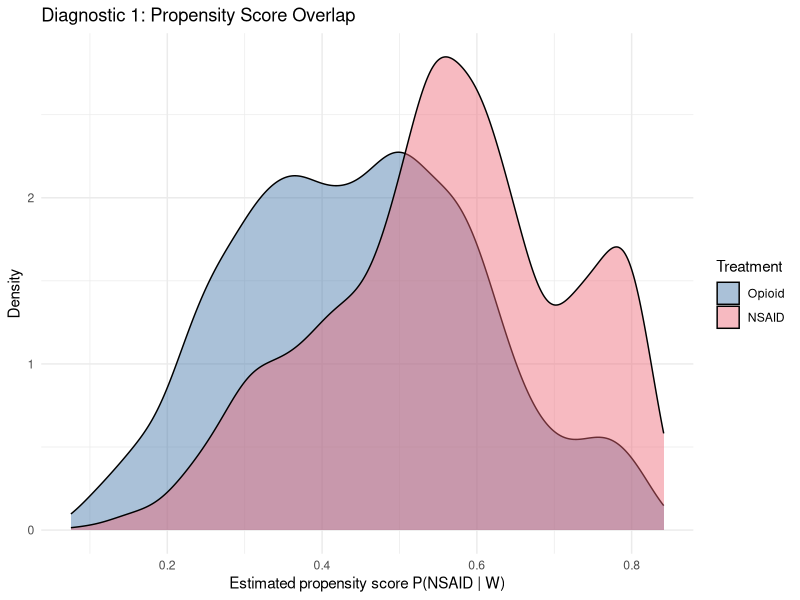
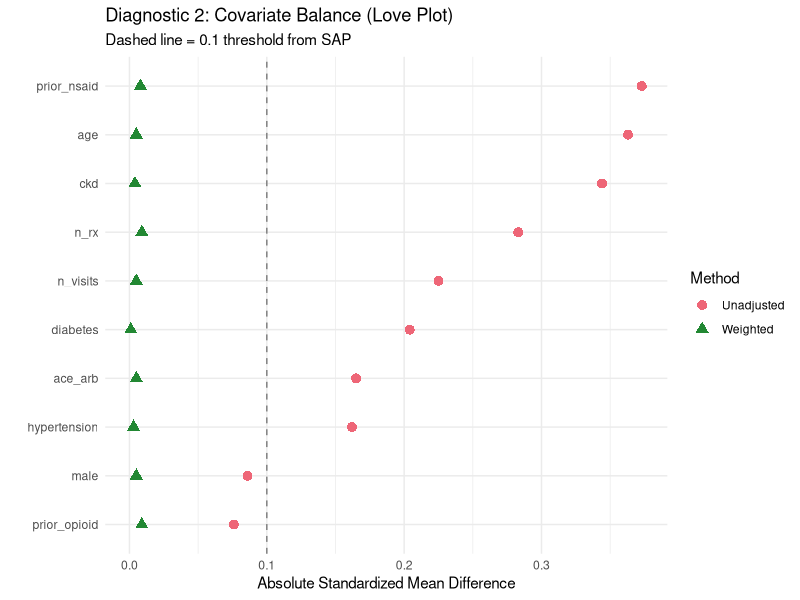
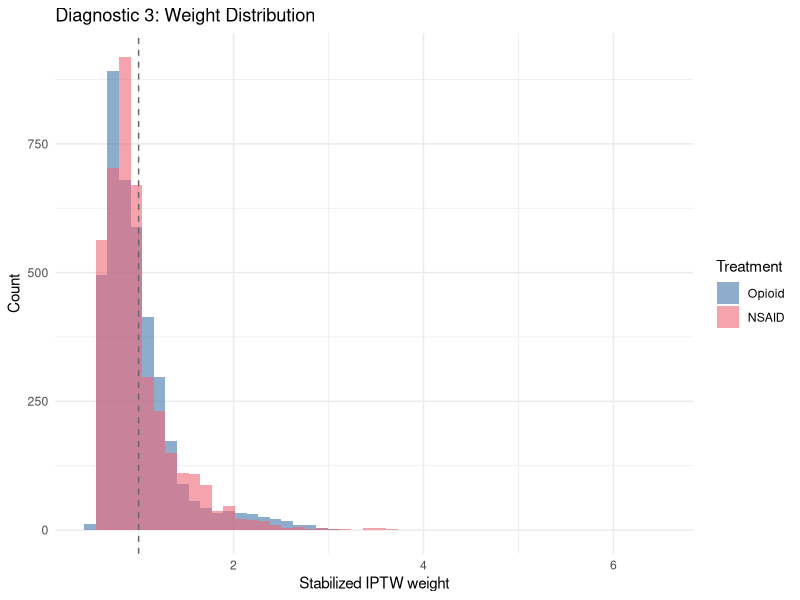
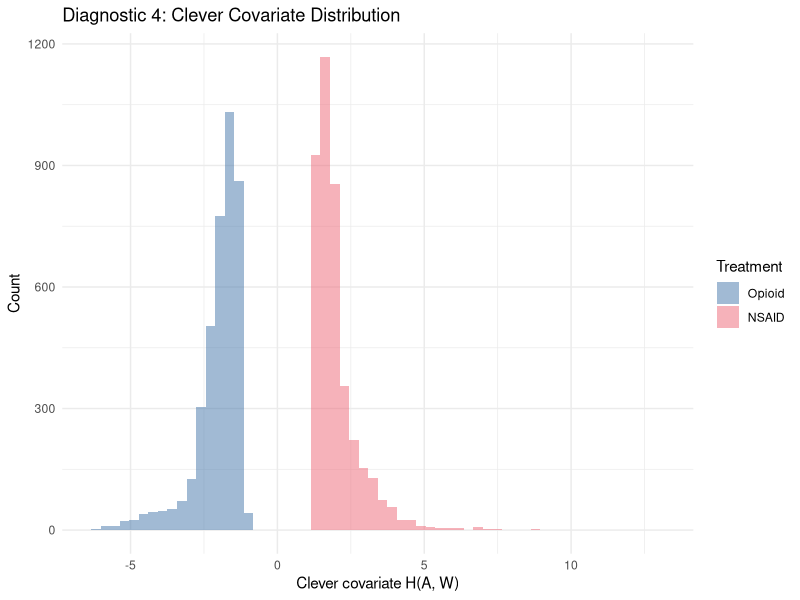
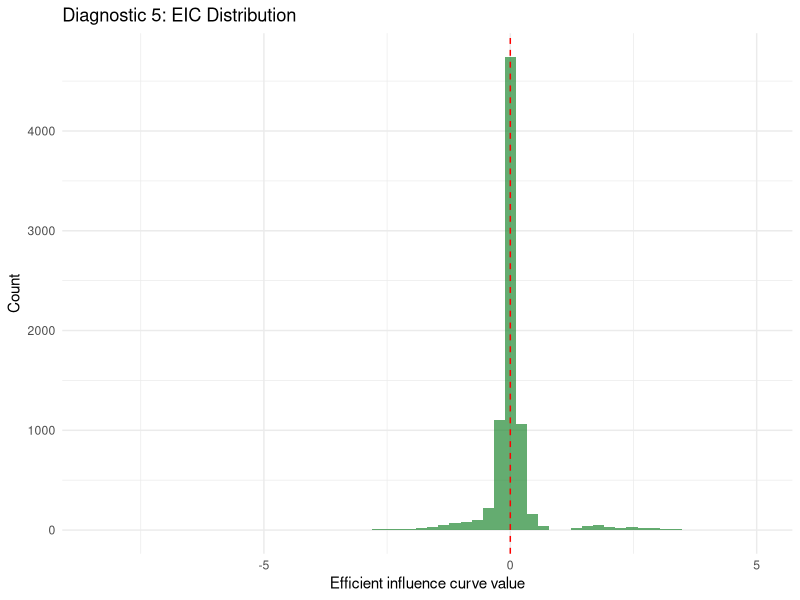
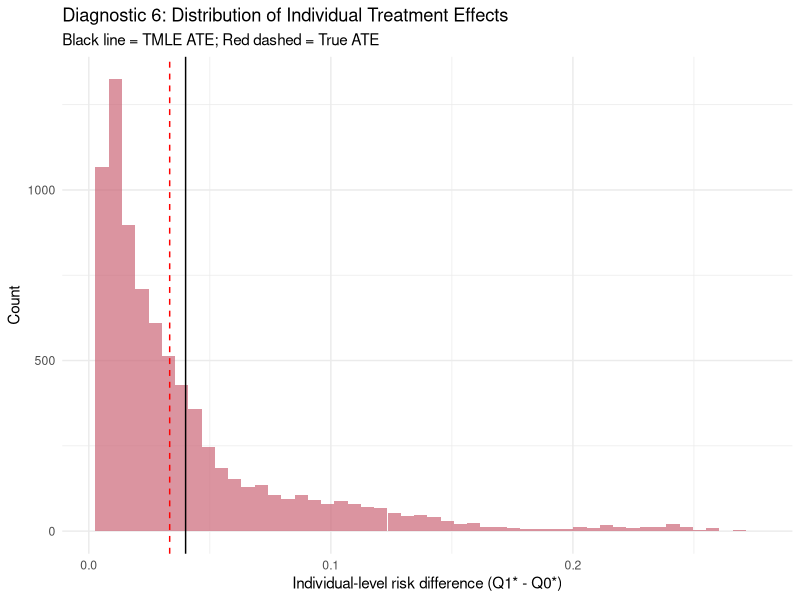
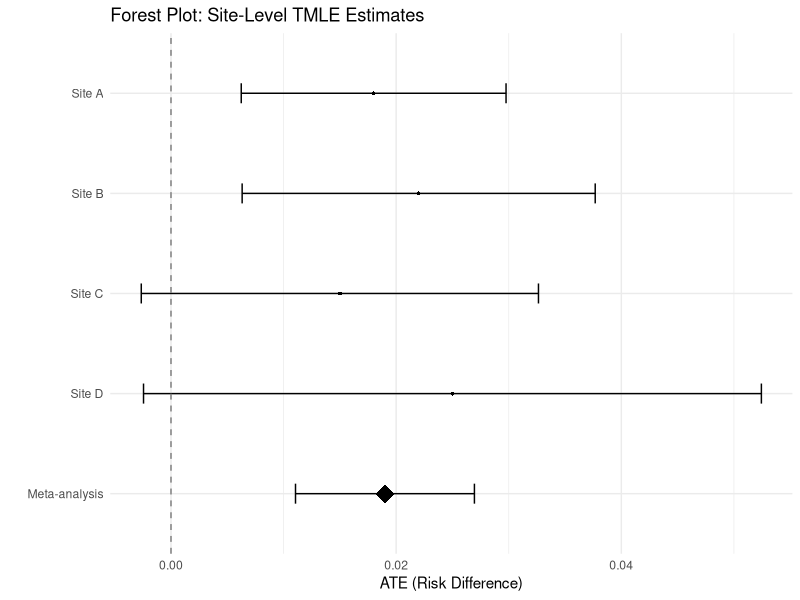

Source code (R) for these figures, in order:
## ---- chunk 1
library(tidyverse)

# ============================================================
# LOCKED SEED — specified in the Statistical Analysis Plan
# ============================================================
set.seed(20260101)

n <- 8000

# --- Baseline confounders (claims-derived) ---

# Demographics
age  <- round(runif(n, 18, 80))
male <- rbinom(n, 1, 0.45)

# Comorbidities (from diagnosis codes)
# CKD stage (0=none, 1=mild, 2=moderate, 3=severe)
ckd <- sample(0:3, n, replace = TRUE,
              prob = c(0.70, 0.15, 0.10, 0.05))
diabetes   <- rbinom(n, 1, plogis(-2.0 + 0.03 * age + 0.5 * (ckd > 0)))
hypertension <- rbinom(n, 1, plogis(-1.5 + 0.04 * age + 0.3 * male))

# Medication history
prior_nsaid <- rbinom(n, 1, 0.35)
prior_opioid <- rbinom(n, 1, 0.20)
ace_arb     <- rbinom(n, 1, plogis(-1.8 + 0.8 * hypertension + 0.5 * diabetes))

# Healthcare utilization (proxy for overall health burden)
n_rx <- rpois(n, lambda = 3 + 0.05 * age + 2 * (ckd > 1) + diabetes)
n_visits <- rpois(n, lambda = 2 + 0.02 * age + ckd + diabetes)

# --- Treatment model ---
# NSAIDs are preferentially prescribed to:
# - younger patients
# - those without CKD (contraindication concern)
# - those with prior NSAID use (familiarity)
# - those without ACE/ARB use (drug interaction concern)
# Includes nonlinear age effect and interactions
lp_trt <- 0.3 +
  -0.02 * (age - 50) +
  -0.0005 * (age - 50)^2 +
  -0.8 * (ckd >= 2) +
  -0.3 * (ckd == 1) +
  -0.2 * diabetes +
  0.5 * prior_nsaid +
  -0.3 * prior_opioid +
  -0.4 * ace_arb +
  -0.01 * n_rx +
  0.15 * male +
  0.3 * prior_nsaid * (ckd == 0)  # interaction: prior NSAID use matters more without CKD

A <- rbinom(n, 1, plogis(lp_trt))

# --- Outcome model ---
# AKI risk depends on treatment and confounders
# True effect: NSAIDs moderately increase AKI risk
lp_out <- -4.5 +
  0.45 * A +                              # true causal effect (harmful)
  0.03 * (age - 50) +
  0.0003 * (age - 50)^2 +
  0.6 * (ckd == 1) +
  1.2 * (ckd == 2) +
  2.0 * (ckd >= 3) +
  0.4 * diabetes +
  0.3 * hypertension +
  0.5 * ace_arb +
  0.05 * n_rx +
  0.25 * A * (ckd >= 2) +                # interaction: NSAIDs more harmful with CKD
  0.15 * A * ace_arb +                    # interaction: NSAIDs + ACE/ARB
  -0.1 * male

Y <- rbinom(n, 1, plogis(lp_out))

dat <- tibble(
  age, male, ckd, diabetes, hypertension,
  prior_nsaid, prior_opioid, ace_arb,
  n_rx, n_visits, A, Y
)
## ---- chunk 2
# Compute the true ATE from the data-generating process
p1_true <- plogis(-4.5 + 0.45 * 1 + 0.03 * (age - 50) + 0.0003 * (age - 50)^2 +
                    0.6 * (ckd == 1) + 1.2 * (ckd == 2) + 2.0 * (ckd >= 3) +
                    0.4 * diabetes + 0.3 * hypertension + 0.5 * ace_arb +
                    0.05 * n_rx + 0.25 * 1 * (ckd >= 2) + 0.15 * 1 * ace_arb +
                    -0.1 * male)

p0_true <- plogis(-4.5 + 0.45 * 0 + 0.03 * (age - 50) + 0.0003 * (age - 50)^2 +
                    0.6 * (ckd == 1) + 1.2 * (ckd == 2) + 2.0 * (ckd >= 3) +
                    0.4 * diabetes + 0.3 * hypertension + 0.5 * ace_arb +
                    0.05 * n_rx + 0.25 * 0 * (ckd >= 2) + 0.15 * 0 * ace_arb +
                    -0.1 * male)

true_ate <- mean(p1_true - p0_true)
cat("True ATE (risk difference):", round(true_ate, 4), "\n")
cat("True risk under NSAIDs: ", round(mean(p1_true), 4), "\n")
cat("True risk under opioids:", round(mean(p0_true), 4), "\n")
cat("AKI event rate overall: ", round(mean(Y), 4), "\n")
cat("Treatment prevalence:   ", round(mean(A), 4), "\n")
## ---- chunk 3
# Covariate distributions by treatment group
dat %>%
  group_by(A) %>%
  summarise(
    n          = n(),
    mean_age   = mean(age),
    pct_male   = mean(male),
    pct_ckd_2plus = mean(ckd >= 2),
    pct_diabetes  = mean(diabetes),
    pct_htn    = mean(hypertension),
    pct_prior_nsaid = mean(prior_nsaid),
    pct_ace_arb = mean(ace_arb),
    mean_n_rx  = mean(n_rx),
    aki_rate   = mean(Y),
    .groups = "drop"
  )
## ---- chunk 4
# ============================================================
# PRE-SPECIFIED: Propensity score model
# SAP Section 4.2: Use logistic regression with all baseline
# covariates, squared age term, and CKD indicators
# ============================================================

covariates <- c("age", "male", "ckd", "diabetes", "hypertension",
                "prior_nsaid", "prior_opioid", "ace_arb", "n_rx", "n_visits")

# Convert CKD to factor for proper modeling
dat <- dat %>%
  mutate(ckd_f = factor(ckd))

g_formula <- A ~ age + I(age^2) + male + ckd_f + diabetes + hypertension +
  prior_nsaid + prior_opioid + ace_arb + n_rx + n_visits +
  prior_nsaid:ckd_f + ace_arb:diabetes

g_mod <- glm(g_formula, family = binomial, data = dat)

dat$ps <- predict(g_mod, type = "response")

# PRE-SPECIFIED: Truncate at [0.025, 0.975]
dat$ps_trunc <- pmax(0.025, pmin(0.975, dat$ps))
## ---- chunk 5
# ============================================================
# DIAGNOSTIC 1: Propensity score overlap
# SAP Section 5.1
# ============================================================

ggplot(dat, aes(x = ps, fill = factor(A, labels = c("Opioid", "NSAID")))) +
  geom_density(alpha = 0.45) +
  labs(
    x = "Estimated propensity score P(NSAID | W)",
    y = "Density",
    fill = "Treatment",
    title = "Diagnostic 1: Propensity Score Overlap"
  ) +
  theme_minimal() +
  scale_fill_manual(values = c("#4477AA", "#EE6677"))
## ---- chunk 6
# Quantile summary
dat %>%
  group_by(Treatment = factor(A, labels = c("Opioid", "NSAID"))) %>%
  summarise(
    min  = round(min(ps), 3),
    p5   = round(quantile(ps, 0.05), 3),
    p25  = round(quantile(ps, 0.25), 3),
    median = round(median(ps), 3),
    p75  = round(quantile(ps, 0.75), 3),
    p95  = round(quantile(ps, 0.95), 3),
    max  = round(max(ps), 3),
    .groups = "drop"
  )
## ---- chunk 7
# ============================================================
# DIAGNOSTIC 2: Covariate balance before and after weighting
# SAP Section 5.2: SMD threshold < 0.1
# ============================================================

compute_smd <- function(data, var, trt, weights = NULL) {
  if (is.null(weights)) weights <- rep(1, nrow(data))
  d1 <- data[[var]][data[[trt]] == 1]
  d0 <- data[[var]][data[[trt]] == 0]
  w1 <- weights[data[[trt]] == 1]
  w0 <- weights[data[[trt]] == 0]
  m1 <- weighted.mean(d1, w1)
  m0 <- weighted.mean(d0, w0)
  s1 <- sqrt(sum(w1 * (d1 - m1)^2) / sum(w1))
  s0 <- sqrt(sum(w0 * (d0 - m0)^2) / sum(w0))
  pooled_sd <- sqrt((s1^2 + s0^2) / 2)
  if (pooled_sd == 0) return(0)
  (m1 - m0) / pooled_sd
}

# Stabilized IPTW weights for balance assessment
p_A <- mean(dat$A)
dat$sw <- ifelse(dat$A == 1,
                 p_A / dat$ps_trunc,
                 (1 - p_A) / (1 - dat$ps_trunc))

balance_vars <- c("age", "male", "ckd", "diabetes", "hypertension",
                  "prior_nsaid", "prior_opioid", "ace_arb", "n_rx", "n_visits")

smd_raw <- sapply(balance_vars, function(v) compute_smd(dat, v, "A"))
smd_wt  <- sapply(balance_vars, function(v) compute_smd(dat, v, "A", dat$sw))

balance_df <- tibble(
  Covariate  = balance_vars,
  Unadjusted = round(abs(smd_raw), 3),
  Weighted   = round(abs(smd_wt), 3)
)

balance_df
## ---- chunk 8
# Love plot
balance_long <- balance_df %>%
  pivot_longer(-Covariate, names_to = "Method", values_to = "SMD")

ggplot(balance_long, aes(x = SMD, y = reorder(Covariate, SMD),
                         color = Method, shape = Method)) +
  geom_point(size = 3) +
  geom_vline(xintercept = 0.1, linetype = "dashed", color = "grey50") +
  labs(
    x = "Absolute Standardized Mean Difference",
    y = "",
    title = "Diagnostic 2: Covariate Balance (Love Plot)",
    subtitle = "Dashed line = 0.1 threshold from SAP"
  ) +
  theme_minimal() +
  scale_color_manual(values = c("#EE6677", "#228833"))
## ---- chunk 9
# ============================================================
# DIAGNOSTIC 3: Weight distribution
# SAP Section 5.3
# ============================================================

ggplot(dat, aes(x = sw, fill = factor(A, labels = c("Opioid", "NSAID")))) +
  geom_histogram(bins = 50, alpha = 0.6, position = "identity") +
  labs(
    x = "Stabilized IPTW weight",
    y = "Count",
    fill = "Treatment",
    title = "Diagnostic 3: Weight Distribution"
  ) +
  theme_minimal() +
  scale_fill_manual(values = c("#4477AA", "#EE6677")) +
  geom_vline(xintercept = 1, linetype = "dashed", color = "grey40")

cat("Weight summary:\n")
summary(dat$sw)
cat("Fraction > 5:", round(mean(dat$sw > 5), 4), "\n")
cat("Fraction > 10:", round(mean(dat$sw > 10), 4), "\n")
## ---- chunk 10
# ============================================================
# PRIMARY ANALYSIS: TMLE
# SAP Section 6.1
# ============================================================

logit <- function(p) log(p / (1 - p))

# --- Step 3a: Initial outcome model ---
# Pre-specified model form from SAP
q_formula <- Y ~ A + age + I(age^2) + male + ckd_f + diabetes + hypertension +
  prior_nsaid + prior_opioid + ace_arb + n_rx + n_visits +
  A:ckd_f + A:ace_arb + A:diabetes

q_mod <- glm(q_formula, family = binomial, data = dat)

# Initial predictions
Q1_init <- predict(q_mod, newdata = dat %>% mutate(A = 1), type = "response")
Q0_init <- predict(q_mod, newdata = dat %>% mutate(A = 0), type = "response")
QA_init <- predict(q_mod, type = "response")

cat("Initial outcome model fitted.\n")
cat("Q1 range:", round(range(Q1_init), 4), "\n")
cat("Q0 range:", round(range(Q0_init), 4), "\n")
## ---- chunk 11
# --- Step 3b: Clever covariate ---
H_A <- dat$A / dat$ps_trunc - (1 - dat$A) / (1 - dat$ps_trunc)
H_1 <- 1 / dat$ps_trunc
H_0 <- -1 / (1 - dat$ps_trunc)

cat("Clever covariate range:", round(range(H_A), 2), "\n")
## ---- chunk 12
# --- Step 3c: Fluctuation (targeting) model ---
fluc <- glm(dat$Y ~ -1 + offset(logit(QA_init)) + H_A,
            family = binomial)
epsilon <- coef(fluc)

cat("Epsilon (fluctuation parameter):", round(epsilon, 5), "\n")
## ---- chunk 13
# --- Step 3d: Updated predictions ---
Q1_star <- plogis(logit(Q1_init) + epsilon * H_1)
Q0_star <- plogis(logit(Q0_init) + epsilon * H_0)

# --- Step 3e: TMLE estimate ---
tmle_risk1 <- mean(Q1_star)
tmle_risk0 <- mean(Q0_star)
tmle_ate   <- tmle_risk1 - tmle_risk0

cat("TMLE risk (NSAIDs): ", round(tmle_risk1, 4), "\n")
cat("TMLE risk (opioids):", round(tmle_risk0, 4), "\n")
cat("TMLE ATE:           ", round(tmle_ate, 4), "\n")
cat("True ATE:           ", round(true_ate, 4), "\n")
## ---- chunk 14
# --- Step 3f: Inference via efficient influence curve ---
eic <- (dat$A / dat$ps_trunc) * (dat$Y - Q1_star) + Q1_star - tmle_risk1 -
       ((1 - dat$A) / (1 - dat$ps_trunc)) * (dat$Y - Q0_star) - Q0_star + tmle_risk0

tmle_se <- sqrt(var(eic) / n)
tmle_ci <- tmle_ate + c(-1.96, 1.96) * tmle_se

cat("\n=== PRIMARY RESULT ===\n")
cat("TMLE ATE:", round(tmle_ate, 4), "\n")
cat("SE:      ", round(tmle_se, 4), "\n")
cat("95% CI:  [", round(tmle_ci[1], 4), ",", round(tmle_ci[2], 4), "]\n")
cat("p-value: ", round(2 * pnorm(-abs(tmle_ate / tmle_se)), 4), "\n")
## ---- chunk 15
# --- Step 3g: Verify EIC mean ≈ 0 ---
cat("EIC mean:", round(mean(eic), 8), " (should be ~0)\n")
## ---- chunk 16
# ============================================================
# SECONDARY ANALYSIS 1: G-computation
# SAP Section 6.2
# ============================================================

gcomp_risk1 <- mean(Q1_init)
gcomp_risk0 <- mean(Q0_init)
gcomp_ate   <- gcomp_risk1 - gcomp_risk0

cat("G-computation ATE:", round(gcomp_ate, 4), "\n")
## ---- chunk 17
# ============================================================
# SECONDARY ANALYSIS 2: IPTW with stabilized weights
# SAP Section 6.3
# ============================================================

risk1_iptw <- with(dat, sum(sw * Y * (A == 1)) / sum(sw * (A == 1)))
risk0_iptw <- with(dat, sum(sw * Y * (A == 0)) / sum(sw * (A == 0)))
iptw_ate   <- risk1_iptw - risk0_iptw

cat("IPTW ATE:", round(iptw_ate, 4), "\n")
## ---- chunk 18
# ============================================================
# RESULTS COMPARISON TABLE
# SAP Section 7
# ============================================================

results <- tibble(
  Estimator = c("Unadjusted", "G-computation", "IPTW", "TMLE"),
  ATE = round(c(
    mean(dat$Y[dat$A == 1]) - mean(dat$Y[dat$A == 0]),
    gcomp_ate,
    iptw_ate,
    tmle_ate
  ), 4),
  SE = round(c(NA, NA, NA, tmle_se), 4),
  CI_lower = round(c(NA, NA, NA, tmle_ci[1]), 4),
  CI_upper = round(c(NA, NA, NA, tmle_ci[2]), 4)
)

results
## ---- chunk 19
# ============================================================
# DIAGNOSTIC 4: Clever covariate ranges
# SAP Section 5.4
# ============================================================

cc_df <- tibble(
  H = H_A,
  Treatment = factor(dat$A, labels = c("Opioid", "NSAID"))
)

ggplot(cc_df, aes(x = H, fill = Treatment)) +
  geom_histogram(bins = 60, alpha = 0.5, position = "identity") +
  labs(
    x = "Clever covariate H(A, W)",
    y = "Count",
    fill = "Treatment",
    title = "Diagnostic 4: Clever Covariate Distribution"
  ) +
  theme_minimal() +
  scale_fill_manual(values = c("#4477AA", "#EE6677"))
## ---- chunk 20
# ============================================================
# DIAGNOSTIC 5: Influence curve distribution
# SAP Section 5.5
# ============================================================

ggplot(tibble(eic = eic), aes(x = eic)) +
  geom_histogram(bins = 60, fill = "#228833", alpha = 0.7) +
  geom_vline(xintercept = 0, linetype = "dashed", color = "red") +
  labs(
    x = "Efficient influence curve value",
    y = "Count",
    title = "Diagnostic 5: EIC Distribution"
  ) +
  theme_minimal()

cat("EIC summary:\n")
summary(eic)
cat("\nTop 5 most influential observations:\n")
head(sort(abs(eic), decreasing = TRUE), 5)
## ---- chunk 21
# ============================================================
# DIAGNOSTIC 6: Predicted outcome distributions
# SAP Section 5.6
# ============================================================

pred_df <- tibble(
  Q1_star = Q1_star,
  Q0_star = Q0_star,
  diff = Q1_star - Q0_star
)

ggplot(pred_df, aes(x = diff)) +
  geom_histogram(bins = 50, fill = "#CC6677", alpha = 0.7) +
  geom_vline(xintercept = mean(pred_df$diff), linetype = "solid", color = "black") +
  geom_vline(xintercept = true_ate, linetype = "dashed", color = "red") +
  labs(
    x = "Individual-level risk difference (Q1* - Q0*)",
    y = "Count",
    title = "Diagnostic 6: Distribution of Individual Treatment Effects",
    subtitle = "Black line = TMLE ATE; Red dashed = True ATE"
  ) +
  theme_minimal()
## ---- chunk 22
# ============================================================
# AUDIT TRAIL
# ============================================================

audit <- list(
  protocol_version = "v1.0",
  sap_version = "v1.0",
  analysis_date = Sys.Date(),
  r_version = R.version.string,
  seed = 20260101,
  sample_size = n,

  # Diagnostics summary
  diagnostics = list(
    ps_range = round(range(dat$ps), 4),
    ps_truncation = c(0.025, 0.975),
    max_smd_unadjusted = round(max(balance_df$Unadjusted), 3),
    max_smd_weighted = round(max(balance_df$Weighted), 3),
    smd_threshold = 0.1,
    balance_achieved = all(balance_df$Weighted < 0.1),
    max_weight = round(max(dat$sw), 2),
    eic_mean = round(mean(eic), 8)
  ),

  # Primary result
  primary_result = list(
    estimator = "TMLE",
    ate = round(tmle_ate, 4),
    se = round(tmle_se, 4),
    ci_95 = round(tmle_ci, 4),
    p_value = round(2 * pnorm(-abs(tmle_ate / tmle_se)), 4)
  ),

  # Secondary results
  secondary_results = list(
    gcomp_ate = round(gcomp_ate, 4),
    iptw_ate = round(iptw_ate, 4)
  )
)

# Print audit summary
cat("=== AUDIT TRAIL ===\n")
cat("Protocol:", audit$protocol_version, "\n")
cat("Date:", as.character(audit$analysis_date), "\n")
cat("R:", audit$r_version, "\n")
cat("Seed:", audit$seed, "\n")
cat("N:", audit$sample_size, "\n")
cat("\n--- Diagnostics ---\n")
cat("PS range:", audit$diagnostics$ps_range, "\n")
cat("Max SMD (weighted):", audit$diagnostics$max_smd_weighted, "\n")
cat("Balance achieved:", audit$diagnostics$balance_achieved, "\n")
cat("EIC mean:", audit$diagnostics$eic_mean, "\n")
cat("\n--- Primary Result ---\n")
cat("ATE:", audit$primary_result$ate, "\n")
cat("95% CI:", audit$primary_result$ci_95, "\n")
cat("p-value:", audit$primary_result$p_value, "\n")
## ---- chunk 23
# ============================================================
# SENSITIVITY ANALYSIS: E-value
# SAP Section 8.1
# ============================================================

# Convert risk difference to risk ratio for E-value computation
risk_ratio <- tmle_risk1 / tmle_risk0

# E-value formula for risk ratios
compute_evalue <- function(rr) {
  if (rr >= 1) {
    rr + sqrt(rr * (rr - 1))
  } else {
    1/rr + sqrt(1/rr * (1/rr - 1))
  }
}

evalue_point <- compute_evalue(risk_ratio)

# E-value for confidence interval bound closest to null
rr_ci_lower <- (tmle_risk0 + tmle_ci[1]) / tmle_risk0  # approximate
evalue_ci <- if(rr_ci_lower > 1) compute_evalue(rr_ci_lower) else 1

cat("Risk ratio (NSAIDs vs opioids):", round(risk_ratio, 3), "\n")
cat("E-value (point estimate):", round(evalue_point, 2), "\n")
cat("E-value (CI bound):", round(evalue_ci, 2), "\n")
cat("\nInterpretation: An unmeasured confounder would need an association\n")
cat("of at least RR =", round(evalue_point, 2), "with both treatment and outcome\n")
cat("(above and beyond measured confounders) to explain away the\n")
cat("observed effect.\n")
## ---- chunk 24
cat("=== REGULATORY SUMMARY ===\n\n")
cat("Study: Post-marketing safety analysis of NSAIDs vs opioids for AKI risk\n")
cat("Design: Active comparator, new user, cohort study\n")
cat("Method: Pre-specified TMLE with parametric nuisance models\n\n")
cat("Primary endpoint: 90-day acute kidney injury\n")
cat("NSAIDs (n =", sum(dat$A == 1), "): estimated 90-day AKI risk =",
    round(tmle_risk1 * 100, 2), "%\n")
cat("Opioids (n =", sum(dat$A == 0), "): estimated 90-day AKI risk =",
    round(tmle_risk0 * 100, 2), "%\n")
cat("Risk difference:", round(tmle_ate * 100, 2), "percentage points\n")
cat("95% CI:", round(tmle_ci[1] * 100, 2), "to", round(tmle_ci[2] * 100, 2),
    "percentage points\n\n")

if (tmle_ci[1] > 0) {
  cat("Conclusion: Statistically significant increase in AKI risk with NSAIDs.\n")
  cat("The results support updating prescribing guidelines to include AKI risk\n")
  cat("assessment, particularly for patients with pre-existing CKD.\n")
} else if (tmle_ci[2] < 0) {
  cat("Conclusion: Statistically significant decrease in AKI risk with NSAIDs.\n")
} else {
  cat("Conclusion: The risk difference is not statistically significant.\n")
  cat("Continued monitoring is recommended.\n")
}
## ---- chunk 25
# Simulated multi-site results
site_results <- tibble(
  site = c("Site A", "Site B", "Site C", "Site D"),
  n = c(3200, 2100, 1800, 900),
  ate = c(0.018, 0.022, 0.015, 0.025),
  se = c(0.006, 0.008, 0.009, 0.014)
)

# Inverse-variance weighted meta-analysis
site_results <- site_results %>%
  mutate(
    w = 1 / se^2,
    w_ate = w * ate
  )

meta_ate <- sum(site_results$w_ate) / sum(site_results$w)
meta_se  <- sqrt(1 / sum(site_results$w))
meta_ci  <- meta_ate + c(-1.96, 1.96) * meta_se

cat("Meta-analytic TMLE:\n")
cat("  ATE:", round(meta_ate, 4), "\n")
cat("  SE:", round(meta_se, 4), "\n")
cat("  95% CI: [", round(meta_ci[1], 4), ",", round(meta_ci[2], 4), "]\n")
## ---- chunk 26
# Forest plot of site-level results
site_results <- site_results %>%
  mutate(
    ci_low = ate - 1.96 * se,
    ci_high = ate + 1.96 * se
  )

meta_row <- tibble(
  site = "Meta-analysis",
  n = sum(site_results$n),
  ate = meta_ate,
  se = meta_se,
  ci_low = meta_ci[1],
  ci_high = meta_ci[2]
)

forest_df <- bind_rows(site_results, meta_row) %>%
  mutate(site = factor(site, levels = rev(c(site_results$site, "Meta-analysis"))))

ggplot(forest_df, aes(x = ate, y = site)) +
  geom_point(aes(size = ifelse(site == "Meta-analysis", 4, 2.5)),
             shape = ifelse(forest_df$site == "Meta-analysis", 18, 16)) +
  geom_errorbarh(aes(xmin = ci_low, xmax = ci_high), height = 0.2) +
  geom_vline(xintercept = 0, linetype = "dashed", color = "grey50") +
  labs(
    x = "ATE (Risk Difference)",
    y = "",
    title = "Forest Plot: Site-Level TMLE Estimates"
  ) +
  theme_minimal() +
  theme(legend.position = "none")
## ---- chunk 27
sessionInfo()
